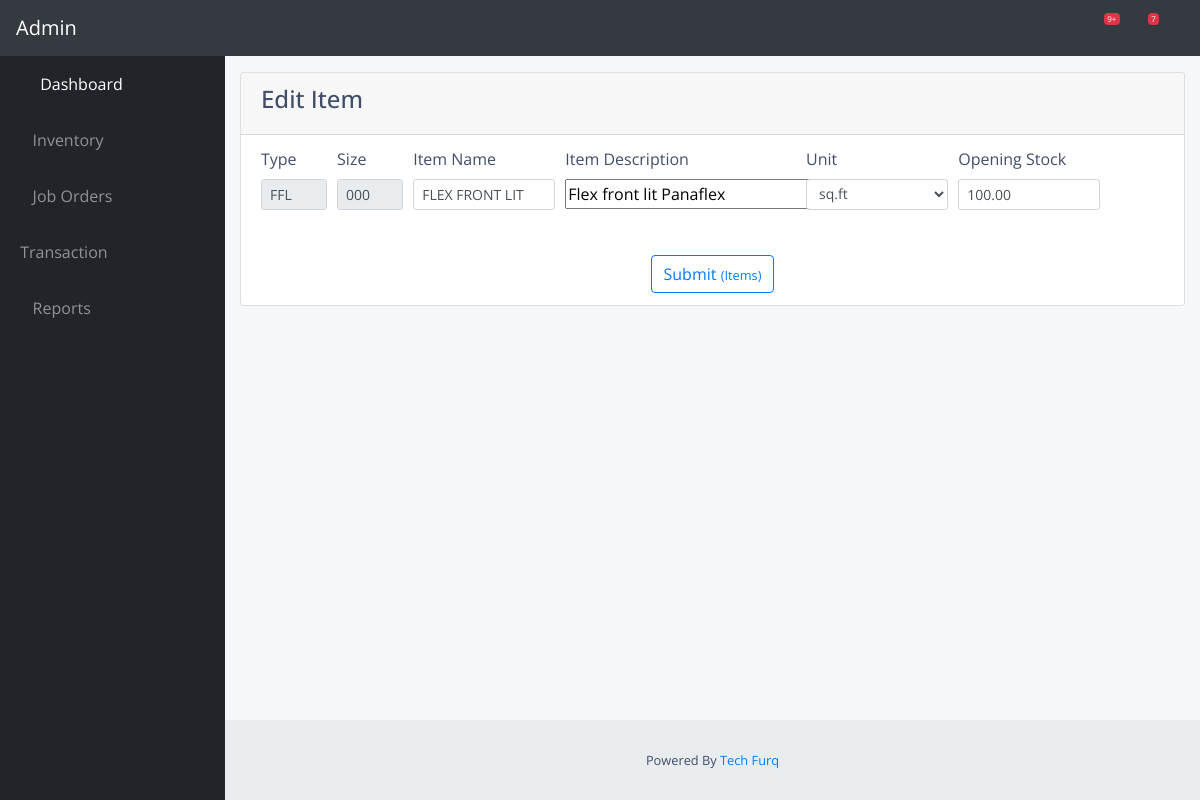
Page /inventory/edit_item/11 on the committed database.
### inventory/models.py (models this page shows, shortened)
class Add_item(models.Model):
    item_code = models.CharField(max_length = 100)
    item_name = models.CharField(max_length = 100)
    item_description = models.TextField()
    unit = models.CharField(max_length = 100)
    type = models.CharField(max_length = 100)
    size = models.CharField(max_length = 100)
    opening_stock = models.DecimalField(max_digits = 8, decimal_places = 2)

### inventory/views.py (the view, shortened to what this page needs)
# urls.py: path('edit_item/<pk>', views.edit_item, name='edit-item'),
def edit_item(request, pk):
    all_detail = Add_item.objects.filter(id = pk).first()
    return render(request, 'inventory/edit_item.html',{'all_detail':all_detail})

### inventory/templates/inventory/edit_item.html (shortened to what this page needs)
{% extends "transaction/base.html" %}
{% load crispy_forms_tags %}
{% block body %}
<div class="card" style="width: 100%;">
<div class="card-header">
  <h4>Edit Item</h4>
</div>
<ul class="list-group list-group-flush">
<form id="edit-item-form" action="" method="post">
  <li class="list-group-item">
      <div class="form-row">
        <div class="form-group col-md-1">
          <label for="">Type</label>
          <input type="text" class="form-control form-control-sm" readonly required value="{{all_detail.type}}" name="type">
        </div>
        <div class="form-group col-md-1">
          <label for="">Size</label>
          <input type="text" class="form-control form-control-sm" readonly value="{{all_detail.size}}" required name="size">
        </div>
        <div class="form-group col-md-2">
          <label for="">Item Name</label>
          <input type="text" class="form-control form-control-sm" value="{{all_detail.item_name}}" required name="item_name">
        </div>
        <div class="form-group col-md-3">
          <label for="">Item Description</label>
          <textarea rows="" cols="25" name="item_desc" style="height:30px; width:255px;">{{all_detail.item_description}}</textarea>
        </div>
        <span>&nbsp;&nbsp;&nbsp;</span>
        <div class="form-group col-md-2">
          <label for="">Unit</label>
          <select class="form-control form-control-sm" id="select_unit" value="{{all_detail.unit}}">
            <option value="">{{all_detail.unit}}</option>
          </select>
        </div>
        <div class="form-group col-md-2">
          <label for="">Opening Stock</label>
          <input type="text" class="form-control form-control-sm" name="opening_stock" value="{{all_detail.opening_stock}}">
        </div>
      </div>
      <br>
      <div class="text-center">
        <button type="submit" class="btn btn-outline-primary has_id" id="{{pk}}">Submit <small>(Items)</small></button>
      </div>
</li>
  </form>
</ul>
</div>
{% endblock body %}

### transaction/static/transaction/css/table.css (style rules this page uses)
body { color: #404E67; background: #F5F7FA; font-family: 'Open Sans', sans-serif; }

### rows in the picture
Add_item: type "FFL", size "000", item_name "FLEX FRONT LIT", item_desc "Flex front lit Panaflex", unit "sq.ft", opening_stock "100.00"
